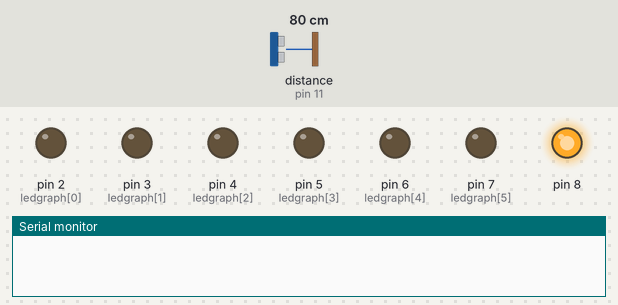
Bench run of a sketch on a simulated Arduino Uno, built with avr-gcc and run on an emulated ATmega328P. On the bench: output pins drawn as LEDs (lit = HIGH), the last lines printed to the serial monitor. Dashed ring = blinking. Inputs (shaded band) come from the test bench; at power-on: distance to the obstacle (sensor on pin 11) 80 cm. The echo pulse lasts 58.3 µs per cm.

Above: at 1.2 s.
1.3 s: distance to the obstacle (sensor on pin 11) set to 76 cm
At 1.8 s:
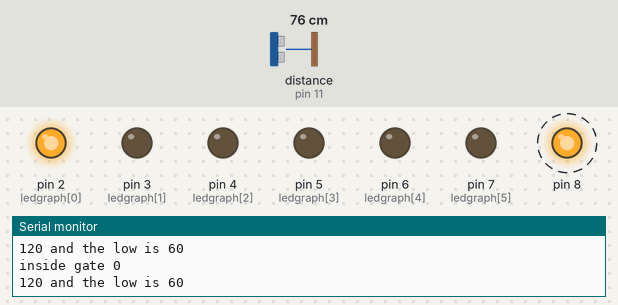
4.3 s: distance to the obstacle (sensor on pin 11) set to 43 cm
7.3 s: distance to the obstacle (sensor on pin 11) set to 37 cm
At 7.57 s:
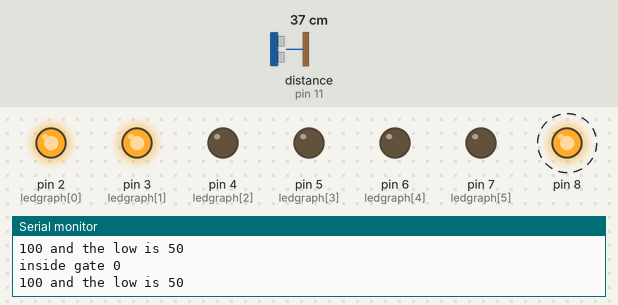
10.3 s: distance to the obstacle (sensor on pin 11) set to 22 cm
13.3 s: distance to the obstacle (sensor on pin 11) set to 18 cm
At 14.44 s:
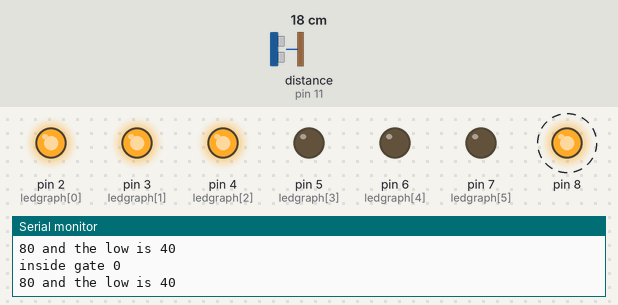
16.3 s: distance to the obstacle (sensor on pin 11) set to 4 cm
At 19.4 s:
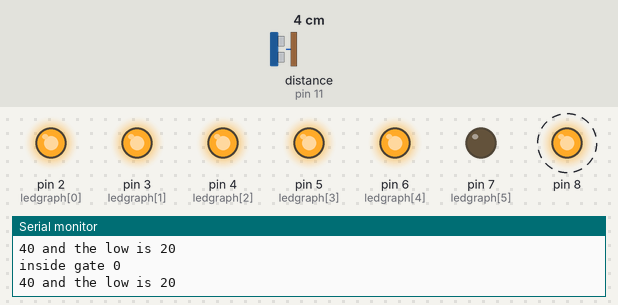
Timing chart, 0 to 20.3 s (numbered marks = the images above; inputs shaded):
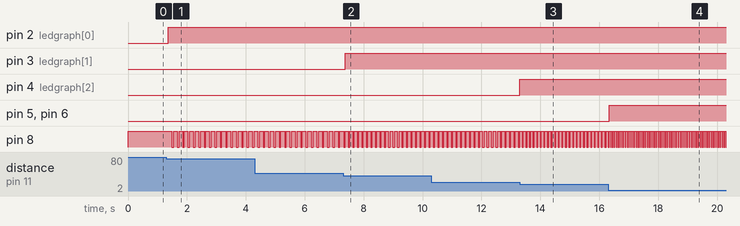

Measured:
- the behaviour switches between 80 and 79 cm on distance to the obstacle (sensor on pin 11) (found by bisection; images 0 and 1)
- the behaviour switches between 40 and 39 cm on distance to the obstacle (sensor on pin 11) (found by bisection; images 1 and 2)
- the behaviour switches between 20 and 19 cm on distance to the obstacle (sensor on pin 11) (found by bisection; images 2 and 3)
- after the input at 1.3 s, pin 2 (ledgraph[0]): LOW → HIGH after 0.07 s; pin 8: alternates HIGH for 0.12 s and LOW for 0.06 s, starting after 0.19 s
- after the input at 7.3 s, pin 3 (ledgraph[1]): LOW → HIGH after 0.08 s
- after the input at 13.3 s, pin 4 (ledgraph[2]): LOW → HIGH at once
- after the input at 16.3 s, pin 5 (ledgraph[3]), pin 6 (ledgraph[4]): LOW → HIGH at once; pin 8: alternates HIGH for 0.04 s and LOW for 0.02 s, starting after 0.08 s

The sketch:

myPingwledsrev6wsound.ino
```cpp
//#include <NewPing.h>

// ---------------------------------------------------------------------------
// Example NewPing library sketch that does a ping about 20 times per second.
// ---------------------------------------------------------------------------

#include <NewPing.h>

#define TRIGGER_PIN  12  // Arduino pin tied to trigger pin on the ultrasonic sensor.
#define ECHO_PIN     11  // Arduino pin tied to echo pin on the ultrasonic sensor.
#define MAX_DISTANCE 500 // Maximum distance we want to ping for (in centimeters). Maximum sensor distance is rated at 400-500cm.default 200
NewPing sonar(TRIGGER_PIN, ECHO_PIN, MAX_DISTANCE); // NewPing setup of pins and maximum distance.


long previousMillis = 0;
long previoushighmillis =0;
long previouslowmillis = 0;

long interval = 75;//wait between pings
long hinterval = 20;//High interval
long maxhinterval=140;
long modhinterval = 0;//High interval after any modifications
long linterval = 10;//Low interval
long modlinterval =0;//Low interval after any modifications
long maxlinterval=70;

int ledgraph[]={2,3,4,5,6,7};//pin array of LED positons 2 starting the green
long maxping=0;//variable to capture the greatest ping distance
int numofled=6;
int ledrange;
int howmanyledstolight=0;
//int segment = 0;
int dblseg = 0;
int i =0;
int gate = 1;//variable for either a 1 or 0.
int currentled = 0;
int previousled=9;//made high on purpose.  will change on first go through of code.

unsigned int uS;

//sound variables
//none


void setup() {

  //set led pin array to output
  for(int s =0;s<6;s++){
    pinMode(ledgraph[s],OUTPUT);
  }

  Serial.begin(115200); // Open serial monitor at 115200 baud to see results in monitor.
  //set sound pin
  pinMode(8, OUTPUT);

}

void loop() {
  //get current millis and put it in currentMillis
  unsigned long currentMillis = millis();

    //check to see if ping interval is reached
    if(currentMillis - previousMillis > interval) {
      previousMillis = currentMillis;
      // Wait 50ms between pings (about 20 pings/sec). 29ms should be the shortest delay between pings. default 50
      uS = sonar.ping(); // Send ping, get ping time in microseconds (uS).
      //if you open your Arduino monitor - ctrl+shift+m you will get feedback.
      /*
      Serial.print(uS);
      Serial.print(" Ping: ");
      Serial.print(uS / US_ROUNDTRIP_CM); // Convert ping time to distance in cm and print result (0 = outside set distance range)
      Serial.println("cm");
      */
      if (uS > maxping){
        maxping = uS;
        //segment=maxping;
      }

      dblseg=maxping;//segment;
      howmanyledstolight = 0;//Intialize to 0
      i=numofled;

      //this will count how many LEDs to light modifying the distance/2 each time
      while ((uS<dblseg)&&(howmanyledstolight<numofled)){
        dblseg=dblseg/2;
        howmanyledstolight++;
        i--;
      }
      //if uS is pointing at something to far away its value is 0
      //I do not want the LEDs to light at all if something is to far away.
      if(uS==0){
        howmanyledstolight = 0;
      }
      //more output to monitor

      /*Serial.print(maxping);
      Serial.print(" leds to light: ");
      Serial.print(howmanyledstolight);
      Serial.print(" at ");
      Serial.print(dblseg);
      Serial.println(" segment lght");
    */

        //Turn off every led.
        for(int c =0;c<6;c++){
          digitalWrite(ledgraph[c],LOW);
        }

        //Turn on only the correct amount of LEDs
        for (int d=0;d<howmanyledstolight;d++){
          digitalWrite(ledgraph[d],HIGH);
        }
        currentled=howmanyledstolight;
   }


     //Stuff for sound
  if (currentled != previousled){

    previousled=currentled;
    modhinterval=maxhinterval-(hinterval*howmanyledstolight);
    modlinterval=maxlinterval-(linterval*howmanyledstolight);
    previoushighmillis = currentMillis;
    digitalWrite(8, HIGH);
    gate = 1;
  }

  if(currentMillis - previouslowmillis > modlinterval && gate == 0 && howmanyledstolight>0){
    Serial.println("inside gate 0");
              //More output to monitor
          Serial.print(modhinterval);
          Serial.print(" and the low is ");
          Serial.println(modlinterval);
    previoushighmillis=currentMillis;
    gate=1;
    digitalWrite(8, HIGH);
  }

  if(currentMillis - previoushighmillis > modhinterval && gate == 1 && howmanyledstolight>0){
          Serial.println("inside gate 1");
                    //More output to monitor
          Serial.print(modhinterval);
          Serial.print(" and the low is ");
          Serial.println(modlinterval);
    previouslowmillis=currentMillis;
    gate=0;
    digitalWrite(8, LOW);
  }
  //end of stuff for sound
}
```
